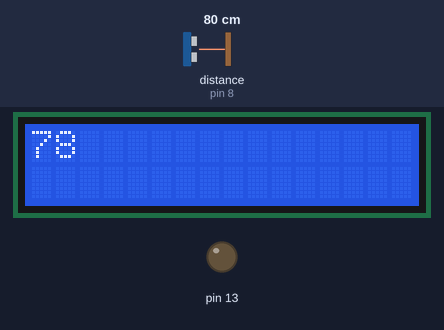
The sketch below on a simulated Arduino Uno, built with avr-gcc and run on an emulated ATmega328P. Shown: 16×2 character LCD, output pins drawn as LEDs (lit = HIGH). Wiring (inferred from the names in the program): ultrasonic range finder: trigger pin 11; echo pin 8. The test bench sets the inputs (shaded band); at power-on: distance to the obstacle (sensor on pin 8) 80 cm. The echo pulse lasts 58.3 µs per cm; pins used as bus, display or sensor lines are not drawn; what the sketch prints to the serial monitor is not drawn.

Above: at 1.2 s.
1.3 s: distance to the obstacle (sensor on pin 8) set to 2 cm
At 3.5 s:
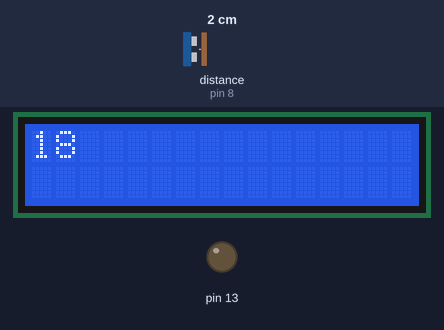
4.0 s: distance to the obstacle (sensor on pin 8) set to 4 cm
At 5.1 s:
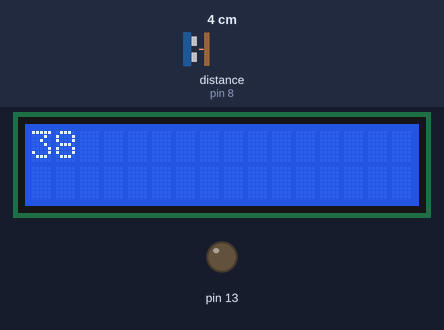
6.7 s: distance to the obstacle (sensor on pin 8) set to 9 cm
At 8.3 s:
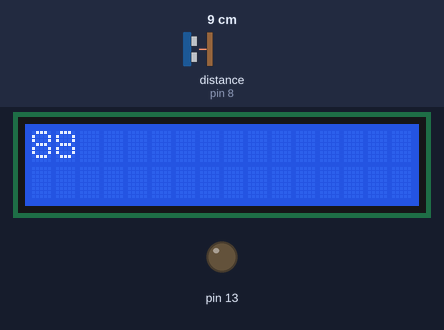
Timing chart, 0 to 9.8 s (numbered marks = the images above; inputs shaded):
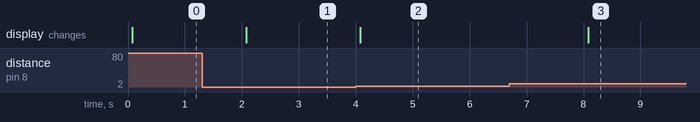

Measured:
- after the input at 1.3 s, the display: changes after 0.78 s (image 1)
- after the input at 4.0 s, the display: changes after 0.08 s (image 2)
- after the input at 6.7 s, the display: changes after 1.4 s (image 3)

The sketch:

lcddisplay.ino
```cpp
/*Using the LCD is used to display data with a maximum of 2 lines and 16 characters possible or one word at a time
 with overlapping after clearing the screen.They are used to display the distance from the obstacle*/
#include<Wire.h>
#include<LiquidCrystal_I2C.h>
const int trigPin=11;
const int echopin = 8;
long duration;
int distance;

LiquidCrystal_I2C lcd(0x3F,16,2);
void setup()
{
  pinMode(trigPin,OUTPUT);
  pinMode(echopin,INPUT);
  pinMode(13,OUTPUT);
  Serial.begin(115200);

  lcd.begin();
  lcd.backlight();
  lcd.clear();// put your setup code here, to run once:

}

void loop()
{
  digitalWrite(trigPin,LOW);
  delayMicroseconds(2);
  digitalWrite(trigPin,HIGH);
  delayMicroseconds(10);
  digitalWrite(trigPin,LOW);
  duration=pulseIn(echopin,HIGH);
  distance=duration*.034/2;
  Serial.println(distance);
  lcd.setCursor(0,0);
  lcd.print(distance);
  delay(2000);
}
```
